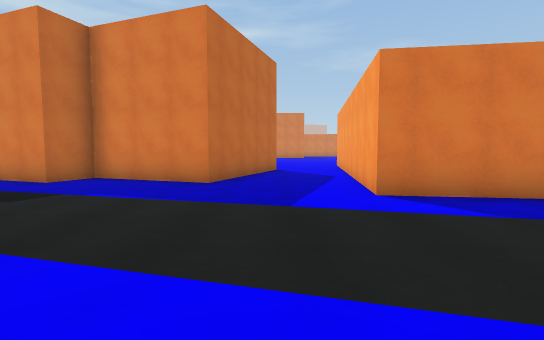
[1] (above)

24 first-person views from a walk through a Unity game level. The camera is 1.4 m above the floor, tilts 4° down and sees 85° across. The floor is counted in squares, 2 m on a side. Each view is taken from the middle of a square. On the plan, view 1 faces up. The plan holds only what a view shows up to about 10 squares ahead; the rest is blank. The place goes on beyond the plan.

[2]
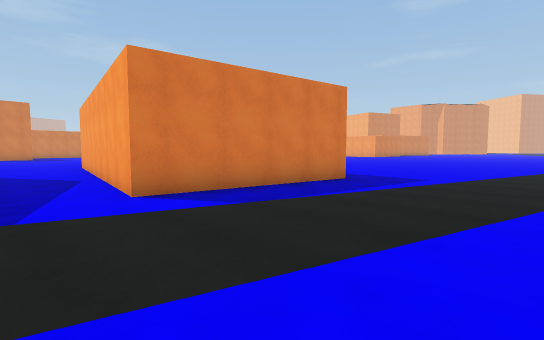

[3]
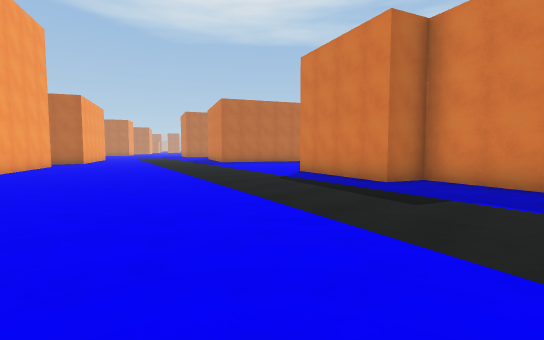

[4]
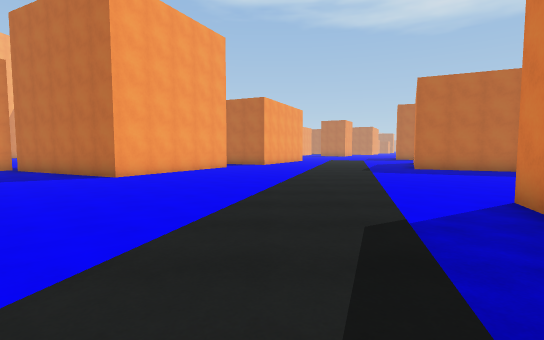

[5]
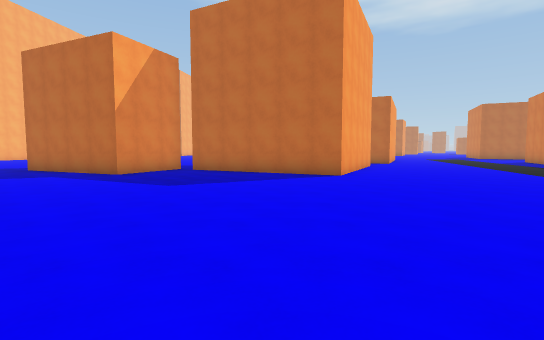

[6]
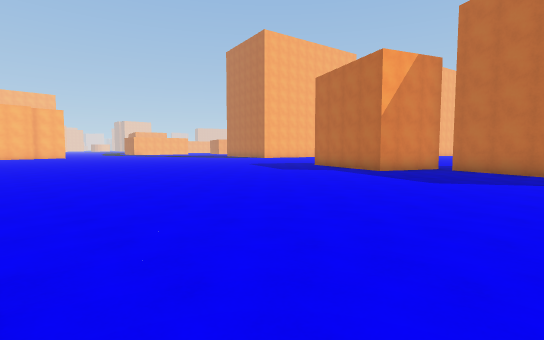

[7]
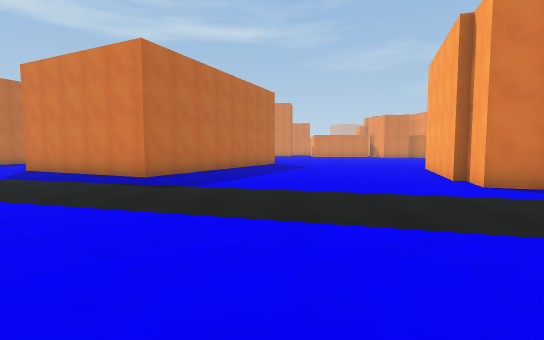

[8]
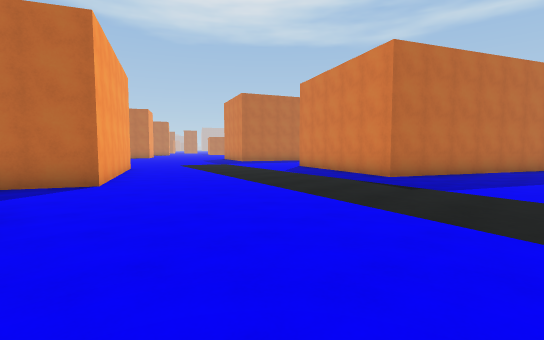

[9]
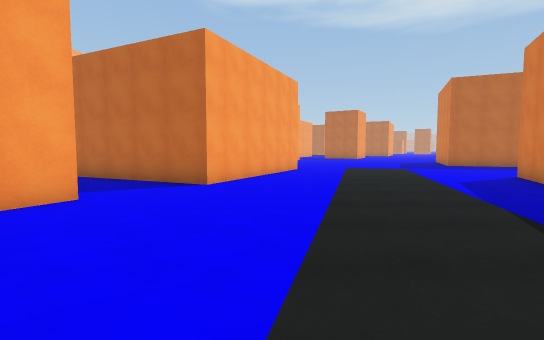

[10]
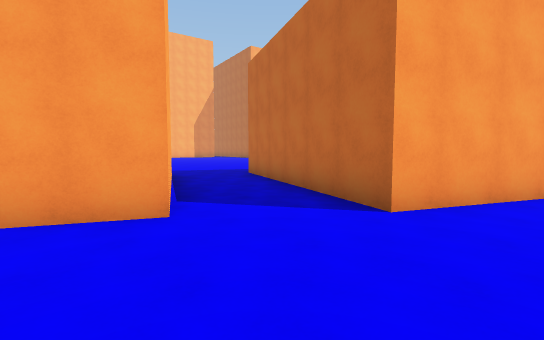

[11]
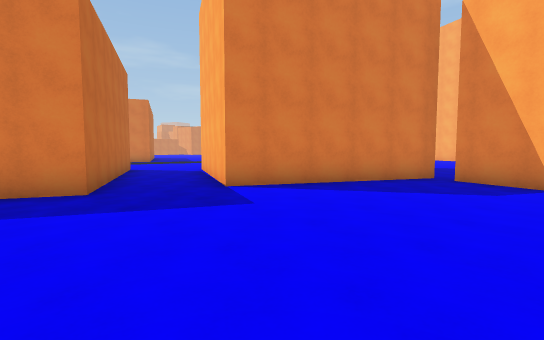

[12]
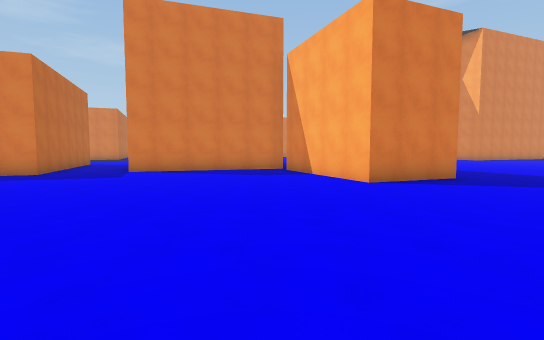

[13]
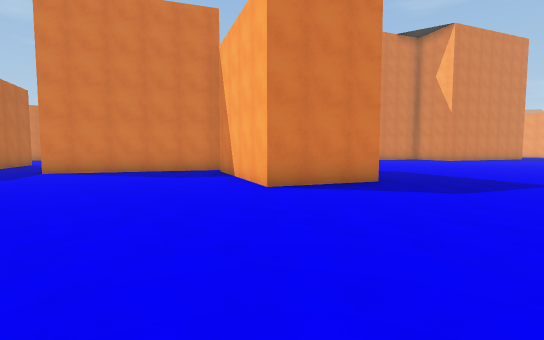

[14]
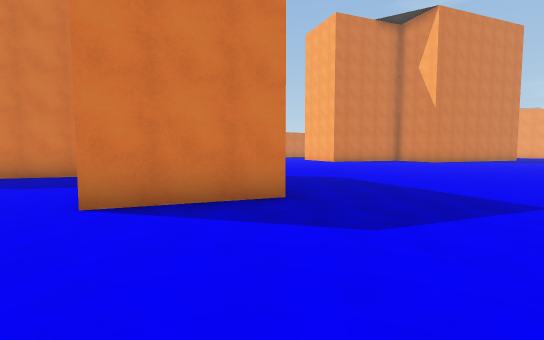

[15]
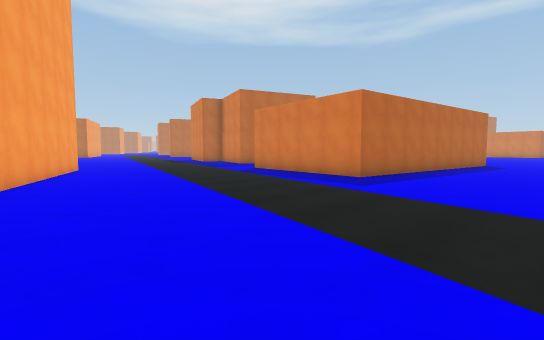

[16]
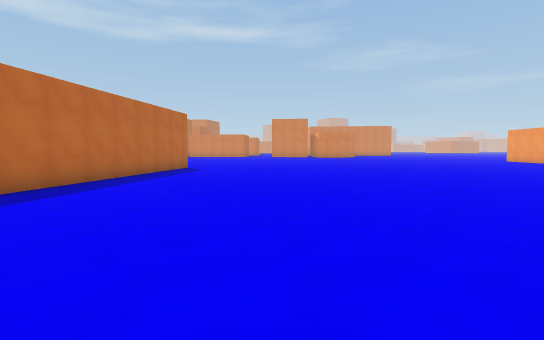

[17]
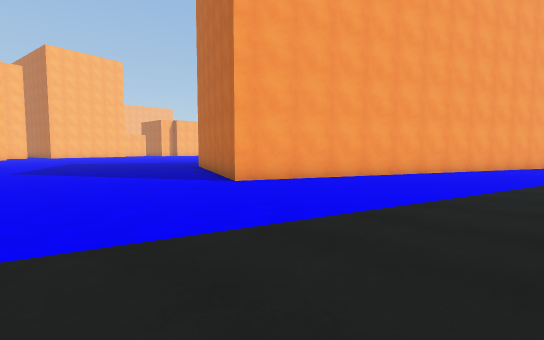

[18]
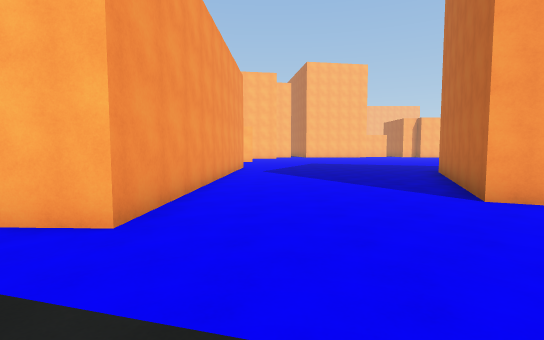

[19]
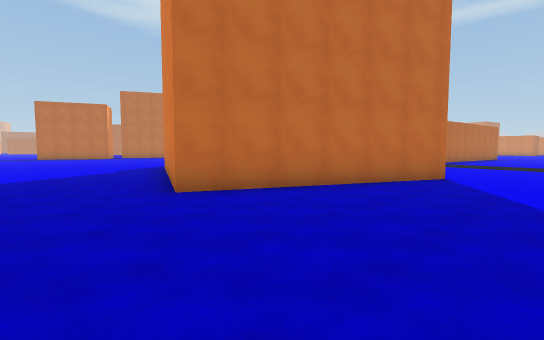

[20]
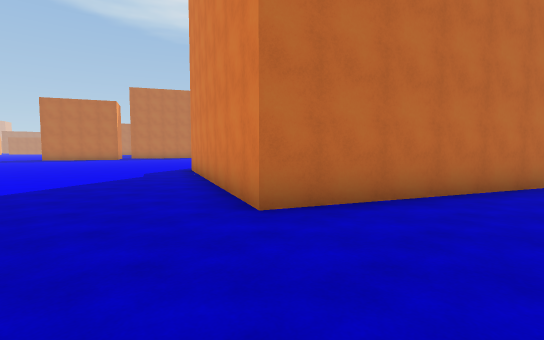

[21]
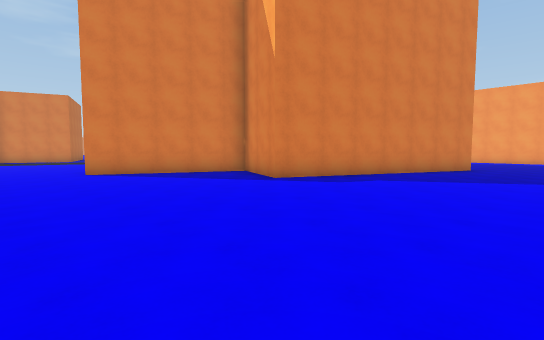

[22]
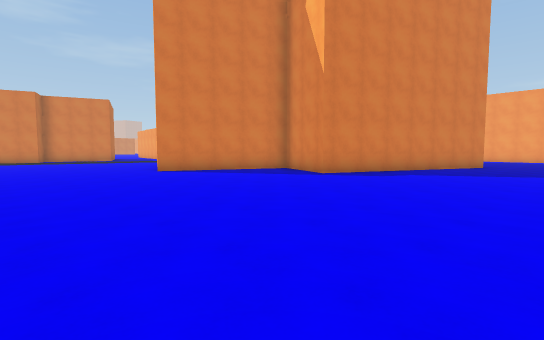

[23]
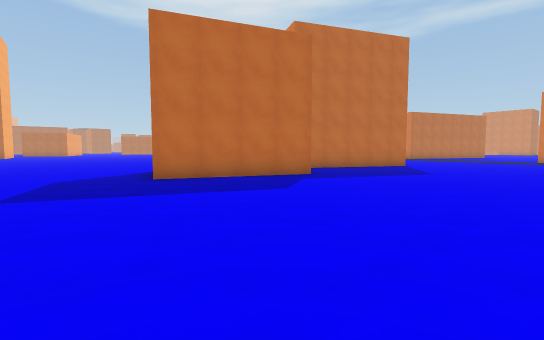

[24]
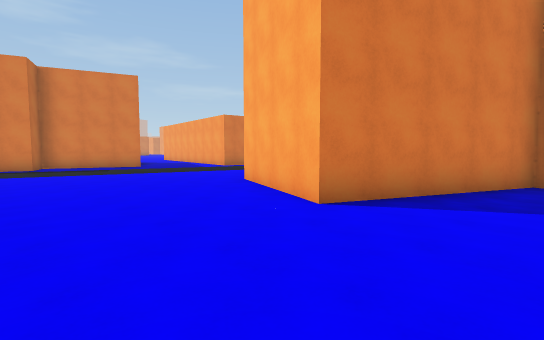

### Floor plan
Points are (right, up) in squares from view 1. A wall is a line through its corners. A room is listed if a view was taken in it or the views show most of it. See-through windows are left out.
Room 1 (views 1, 2, 3, 4, 5, 6, 7, 8, 9, 10, 11, 12, 13, 14, 15, 16, 17, 18, 19, 20, 21, 22, 23, 24)
walls: (-1.5, -0.6) (9, -5.2) (6.5, -10.7) (0.2, -7.9) (1.2, -5.6) (-2.9, -3.8) (-1.5, -0.6); (-8, 8.5) (-6.7, 11.9); (0.1, 10) (-1.3, 6.1) (-4.3, 7.2) (-4.7, 6.2) (-8.1, 7.4) (-7.7, 8.5); (-14.1, -5.4) (-12.2, -6.3) (-13.8, -10.1) (-16.2, -9.1) (-14.5, -5.2); (-16.9, 1) (-16.4, 2.1) (-11.9, -0.2) (-14.2, -4.7) (-18.7, -2.4) (-17.9, -0.9); (7.2, 10.1) (6.3, 3.8) (1.6, 4.5) (2.6, 11.5); (-19.9, 0) (-20.8, -1.8) (-21.9, -1.3); (-13.7, 12.5) (-15.2, 9.4) (-20, 11.7); (13.3, -11) (13.5, -3.8) (14.7, -3.8); (-22.4, 5.6) (-18.2, 3.6) (-19.1, 1.8)
ways out: opening at (-18.5, 0.5)

Positions as (right, up) in squares from view 1, and headings:
1: (0, 0), facing up
2: (0, 0), facing up-right
3: (-2, 0), facing up-left
4: (-4, 4), facing left
5: (-4, -2), facing left
6: (-3, -2), facing down-left
7: (-12, 2), facing up
8: (-12, 2), facing up-left
9: (-12, 5), facing left
10: (-15, 5), facing down-left
11: (-22, -7), facing up-right
12: (-22, -12), facing up-right
13: (-20, -13), facing up-right
14: (-17, -13), facing up-right
15: (10, -3), facing up-left
16: (11, 0), facing up
17: (13, 0), facing down-left
18: (12, -1), facing down
19: (11, -13), facing up-left
20: (9, -13), facing up-left
21: (-5, -13), facing up-right
22: (-7, -13), facing up-right
23: (-7, -13), facing up-left
24: (-6, -6), facing up-right
